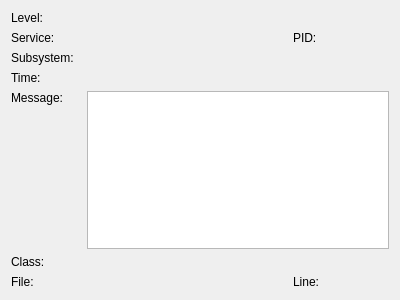
<?xml version="1.0" encoding="UTF-8"?>
<ui version="4.0">
 <class>snowgui::EventDetailWidget</class>
 <widget class="QWidget" name="snowgui::EventDetailWidget">
  <property name="geometry">
   <rect>
    <x>0</x>
    <y>0</y>
    <width>400</width>
    <height>300</height>
   </rect>
  </property>
  <property name="windowTitle">
   <string>Form</string>
  </property>
  <layout class="QGridLayout" name="gridLayout">
   <item row="6" column="3">
    <widget class="QLabel" name="lineField">
     <property name="minimumSize">
      <size>
       <width>50</width>
       <height>0</height>
      </size>
     </property>
     <property name="maximumSize">
      <size>
       <width>50</width>
       <height>16777215</height>
      </size>
     </property>
     <property name="text">
      <string/>
     </property>
    </widget>
   </item>
   <item row="3" column="0">
    <widget class="QLabel" name="timeLabel">
     <property name="text">
      <string>Time:</string>
     </property>
    </widget>
   </item>
   <item row="6" column="1">
    <widget class="QLabel" name="fileField">
     <property name="minimumSize">
      <size>
       <width>200</width>
       <height>0</height>
      </size>
     </property>
     <property name="baseSize">
      <size>
       <width>0</width>
       <height>0</height>
      </size>
     </property>
     <property name="text">
      <string/>
     </property>
    </widget>
   </item>
   <item row="0" column="0">
    <widget class="QLabel" name="levelLabel">
     <property name="text">
      <string>Level:</string>
     </property>
    </widget>
   </item>
   <item row="1" column="0">
    <widget class="QLabel" name="serviceLabel">
     <property name="text">
      <string>Service:</string>
     </property>
    </widget>
   </item>
   <item row="6" column="0">
    <widget class="QLabel" name="fileLabel">
     <property name="text">
      <string>File:</string>
     </property>
    </widget>
   </item>
   <item row="2" column="1">
    <widget class="QLabel" name="subsystemField">
     <property name="text">
      <string/>
     </property>
    </widget>
   </item>
   <item row="2" column="0">
    <widget class="QLabel" name="subsystemLabel">
     <property name="text">
      <string>Subsystem:</string>
     </property>
    </widget>
   </item>
   <item row="1" column="1">
    <widget class="QLabel" name="serviceField">
     <property name="text">
      <string/>
     </property>
    </widget>
   </item>
   <item row="4" column="0">
    <widget class="QLabel" name="messageLabel">
     <property name="text">
      <string>Message:</string>
     </property>
     <property name="alignment">
      <set>Qt::AlignLeading|Qt::AlignLeft|Qt::AlignTop</set>
     </property>
    </widget>
   </item>
   <item row="4" column="1" colspan="3">
    <widget class="QTextBrowser" name="messageField"/>
   </item>
   <item row="1" column="3">
    <widget class="QLabel" name="pidField">
     <property name="minimumSize">
      <size>
       <width>50</width>
       <height>0</height>
      </size>
     </property>
     <property name="maximumSize">
      <size>
       <width>50</width>
       <height>16777215</height>
      </size>
     </property>
     <property name="text">
      <string/>
     </property>
    </widget>
   </item>
   <item row="0" column="1">
    <widget class="QLabel" name="levelField">
     <property name="text">
      <string/>
     </property>
    </widget>
   </item>
   <item row="3" column="1" colspan="3">
    <widget class="QLabel" name="timeField">
     <property name="text">
      <string/>
     </property>
    </widget>
   </item>
   <item row="6" column="2">
    <widget class="QLabel" name="lineLabel">
     <property name="minimumSize">
      <size>
       <width>40</width>
       <height>0</height>
      </size>
     </property>
     <property name="maximumSize">
      <size>
       <width>40</width>
       <height>16777215</height>
      </size>
     </property>
     <property name="text">
      <string>Line:</string>
     </property>
    </widget>
   </item>
   <item row="1" column="2">
    <widget class="QLabel" name="pidLabel">
     <property name="minimumSize">
      <size>
       <width>40</width>
       <height>0</height>
      </size>
     </property>
     <property name="maximumSize">
      <size>
       <width>40</width>
       <height>16777215</height>
      </size>
     </property>
     <property name="text">
      <string>PID:</string>
     </property>
    </widget>
   </item>
   <item row="5" column="0">
    <widget class="QLabel" name="classnameLabel">
     <property name="text">
      <string>Class:</string>
     </property>
    </widget>
   </item>
   <item row="5" column="1" colspan="3">
    <widget class="QLabel" name="classnameField">
     <property name="text">
      <string/>
     </property>
    </widget>
   </item>
  </layout>
 </widget>
 <resources/>
 <connections/>
</ui>
